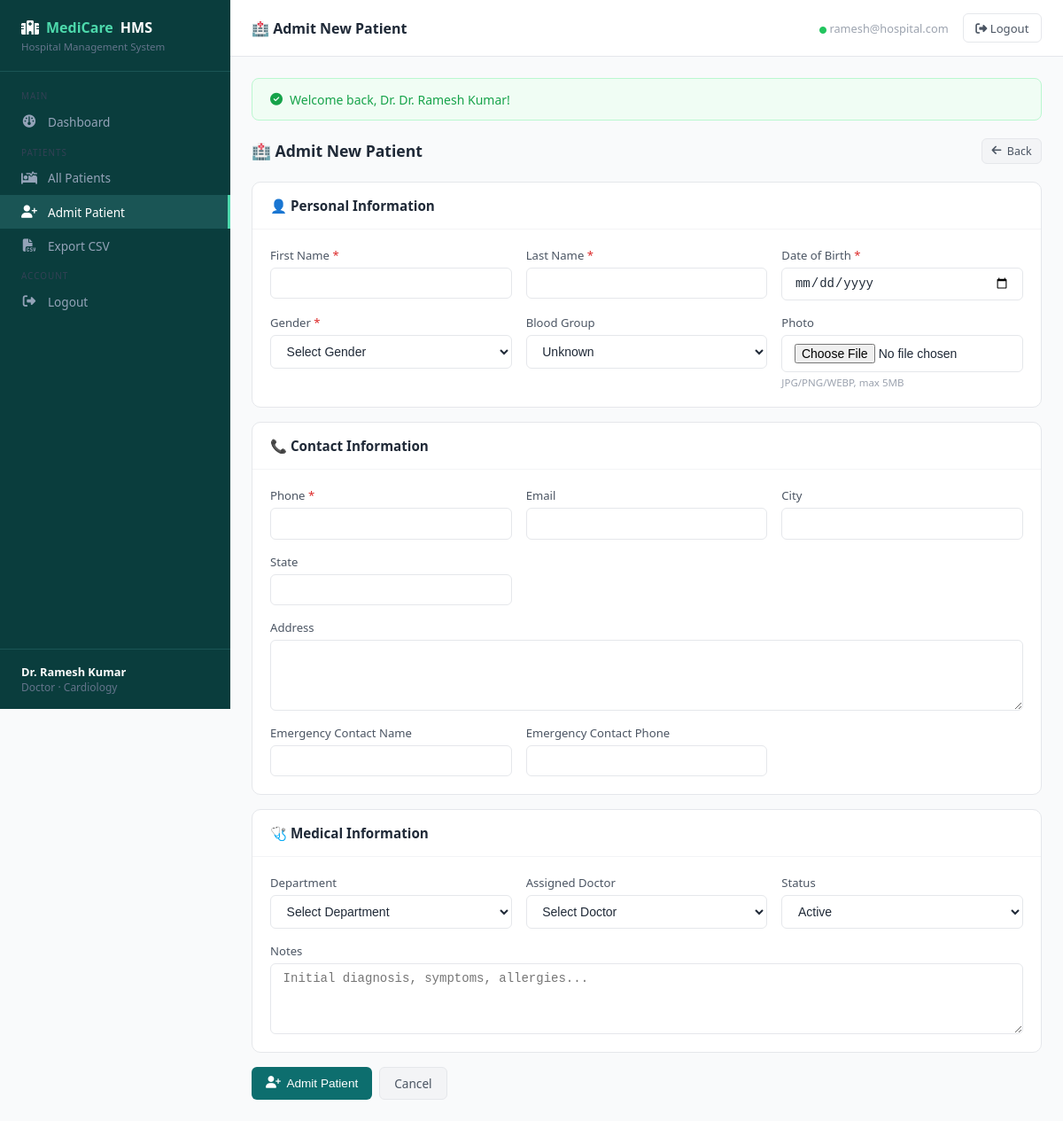
The app's page /patients/create (signed in) with its own data.
### tables this page shows
CREATE TABLE IF NOT EXISTS users (
    id INT AUTO_INCREMENT PRIMARY KEY,
    name VARCHAR(100) NOT NULL,
    email VARCHAR(150) NOT NULL UNIQUE,
    password VARCHAR(255) NOT NULL,
    role ENUM('admin', 'doctor', 'receptionist') DEFAULT 'receptionist',
    specialization VARCHAR(100) DEFAULT NULL,
    phone VARCHAR(20) DEFAULT NULL,
    is_active TINYINT(1) DEFAULT 1,
    created_at TIMESTAMP DEFAULT CURRENT_TIMESTAMP,
    updated_at TIMESTAMP DEFAULT CURRENT_TIMESTAMP ON UPDATE CURRENT_TIMESTAMP
);

### controllers/PatientController.php (called while the page is built, shortened)
<?php
class PatientController {
    private PDO     $db;
    public function __construct() { $this->model=new Patient(); $this->db=Database::getInstance(); }
    public function create(): void {
        $doctors = $this->db->query("SELECT * FROM users WHERE role='doctor' AND is_active=1 ORDER BY name")->fetchAll();
        $errors  = $_SESSION['form_errors']??[]; $old=$_SESSION['form_old']??[];
        require __DIR__.'/../views/patients/create.php';
    }
}

### middleware/Auth.php (called while the page is built, shortened)
<?php
class Auth {
    public static function check(): bool  { return isset($_SESSION['user_id']); }
    public static function user(): ?array { return $_SESSION['user'] ?? null; }
    public static function role(): string { return $_SESSION['user']['role'] ?? 'receptionist'; }
    public static function isDoctor(): bool { return in_array(self::role(), ['admin','doctor']); }
    public static function canEdit(): bool  { return in_array(self::role(), ['admin','doctor','receptionist']); }
}

### config/database.php (called while the page is built, shortened)
<?php
class Database {
    private static ?PDO $instance = null;
    private static array $env = [];
    public static function getInstance(): PDO {
        if (self::$instance === null) {
            $e = self::$env;
            $dsn = "mysql:host={$e['DB_HOST']};port={$e['DB_PORT']};dbname={$e['DB_NAME']};charset=utf8mb4";
            try {
                self::$instance = new PDO($dsn, $e['DB_USER'], $e['DB_PASS'], [
                    PDO::ATTR_ERRMODE            => PDO::ERRMODE_EXCEPTION,
                    PDO::ATTR_DEFAULT_FETCH_MODE => PDO::FETCH_ASSOC,
                    PDO::ATTR_EMULATE_PREPARES   => false,
                ]);
            } catch (PDOException $ex) {
                die('<div style="font-family:sans-serif;padding:2rem;color:#dc2626;">
                    <h2>⚠️ Database Connection Failed</h2>
                    <p>Please check your <strong>.env</strong> file settings.</p>
                    <code>' . htmlspecialchars($ex->getMessage()) . '</code>
                </div>');
            }
        }
        return self::$instance;
    }
    private static function loadEnv(): void {
        $file = __DIR__ . '/../.env';
        if (!file_exists($file)) {
            self::$env = ['DB_HOST'=>'localhost','DB_PORT'=>'3306','DB_NAME'=>'hospital_mgmt','DB_USER'=>'root','DB_PASS'=>''];
            return;
        }
    }
}

### config/app.php (called while the page is built, shortened)
<?php
function getFlash(): ?array {
    $f = $_SESSION['flash']; unset($_SESSION['flash']); return $f;
}
function e(mixed $v): string { return htmlspecialchars((string)($v??''), ENT_QUOTES, 'UTF-8'); }

### views/patients/create.php (the view, shortened to what this page needs)
<?php $pageTitle='Admit New Patient'; require __DIR__.'/../partials/header.php';?>
<div style="max-width:900px">
  <div class="flex justify-between items-center" style="margin-bottom:1.25rem">
    <h2 style="font-size:1.1rem;font-weight:600">🏥 Admit New Patient</h2>
    <a href="<?=BASE_URL?>/patients" class="btn btn-secondary btn-sm"><i class="fa fa-arrow-left"></i> Back</a>
  </div>
  <form method="POST" action="<?=BASE_URL?>/patients/store" enctype="multipart/form-data">
    <div class="card" style="margin-bottom:1rem">
      <div class="card-header"><span class="card-title">👤 Personal Information</span></div>
      <div class="card-body">
        <div class="form-grid">
          <div class="form-group">
            <label>First Name <span class="req">*</span></label>
            <input type="text" name="first_name" value="<?=e($old['first_name']??'')?>" class="<?=isset($errors['first_name'])?'is-invalid':''?>" required>
          </div>
          <div class="form-group">
            <label>Last Name <span class="req">*</span></label>
            <input type="text" name="last_name" value="<?=e($old['last_name']??'')?>" class="<?=isset($errors['last_name'])?'is-invalid':''?>" required>
          </div>
          <div class="form-group">
            <label>Date of Birth <span class="req">*</span></label>
            <input type="date" name="date_of_birth" value="<?=e($old['date_of_birth']??'')?>" class="<?=isset($errors['date_of_birth'])?'is-invalid':''?>" required>
          </div>
          <div class="form-group">
            <label>Gender <span class="req">*</span></label>
            <select name="gender" class="<?=isset($errors['gender'])?'is-invalid':''?>" required>
              <option value="">Select Gender</option>
            </select>
          </div>
          <div class="form-group">
            <label>Blood Group</label>
            <select name="blood_group">
              <?php foreach(['Unknown','A+','A-','B+','B-','AB+','AB-','O+','O-'] as $bg):?>
              <option value="<?=$bg?>" <?=($old['blood_group']??'Unknown')===$bg?'selected':''?>><?=$bg?></option>
              <?php endforeach;?>
            </select>
          </div>
          <div class="form-group">
            <label>Photo</label>
            <input type="file" name="photo" accept="image/jpeg,image/png,image/webp">
            <span style="font-size:.72rem;color:var(--gray-400)">JPG/PNG/WEBP, max 5MB</span>
          </div>
        </div>
      </div>
    </div>
    <div class="card" style="margin-bottom:1rem">
      <div class="card-header"><span class="card-title">📞 Contact Information</span></div>
      <div class="card-body">
        <div class="form-grid">
          <div class="form-group">
            <label>Phone <span class="req">*</span></label>
            <input type="tel" name="phone" value="<?=e($old['phone']??'')?>" class="<?=isset($errors['phone'])?'is-invalid':''?>" required>
          </div>
          <div class="form-group">
            <label>Email</label>
            <input type="email" name="email" value="<?=e($old['email']??'')?>" class="<?=isset($errors['email'])?'is-invalid':''?>">
          </div>
          <div class="form-group">
            <label>City</label>
            <input type="text" name="city" value="<?=e($old['city']??'')?>">
          </div>
          <div class="form-group">
            <label>State</label>
            <input type="text" name="state" value="<?=e($old['state']??'')?>">
          </div>
          <div class="form-group full">
            <label>Address</label>
            <textarea name="address"><?=e($old['address']??'')?></textarea>
          </div>
          <div class="form-group">
            <label>Emergency Contact Name</label>
            <input type="text" name="emergency_contact_name" value="<?=e($old['emergency_contact_name']??'')?>">
          </div>
          <div class="form-group">
            <label>Emergency Contact Phone</label>
            <input type="tel" name="emergency_contact_phone" value="<?=e($old['emergency_contact_phone']??'')?>">
          </div>
        </div>
      </div>
    </div>
    <div class="card" style="margin-bottom:1rem">
      <div class="card-header"><span class="card-title">🩺 Medical Information</span></div>
      <div class="card-body">
        <div class="form-grid">
          <div class="form-group">
            <label>Department</label>
            <select name="department_id">
              <option value="">Select Department</option>
            </select>
          </div>
          <div class="form-group">
            <label>Assigned Doctor</label>
            <select name="assigned_doctor_id">
              <option value="">Select Doctor</option>
            </select>
          </div>
          <div class="form-group">
            <label>Status</label>
            <select name="status">
              <?php foreach(['active'=>'Active','critical'=>'Critical','under_observation'=>'Under Observation'] as $v=>$l):?>
              <option value="<?=$v?>" <?=($old['status']??'active')===$v?'selected':''?>><?=$l?></option>
              <?php endforeach;?>
            </select>
          </div>
          <div class="form-group full">
            <label>Notes</label>
            <textarea name="notes" placeholder="Initial diagnosis, symptoms, allergies..."><?=e($old['notes']??'')?></textarea>
          </div>
        </div>
      </div>
    </div>
    <div class="flex gap-2">
      <button type="submit" class="btn btn-primary"><i class="fa fa-user-plus"></i> Admit Patient</button>
      <a href="<?=BASE_URL?>/patients" class="btn btn-secondary">Cancel</a>
    </div>
  </form>
</div>
<?php require __DIR__.'/../partials/footer.php';?>

### views/partials/header.php (shortened to what this page needs)
<!DOCTYPE html>
<html lang="en">
<head>
<link rel="stylesheet" href="https://cdnjs.cloudflare.com/ajax/libs/font-awesome/6.4.0/css/all.min.css">
</head>
<body>
<?php if(Auth::check()): ?>
<?php $cp=parse_url($_SERVER['REQUEST_URI'],PHP_URL_PATH); ?>
<aside class="sidebar">
  <div class="sidebar-brand">
    <h1><i class="fa fa-hospital"></i> <span>MediCare</span> HMS</h1>
    <p>Hospital Management System</p>
  </div>
  <nav class="sidebar-nav">
    <div class="nav-label">Main</div>
    <a href="<?=BASE_URL?>/dashboard" class="nav-item <?=str_contains($cp,'dashboard')?'active':''?>"><i class="fa fa-gauge"></i> Dashboard</a>
    <div class="nav-label">Patients</div>
    <a href="<?=BASE_URL?>/patients" class="nav-item <?=str_contains($cp,'patients')&&!str_contains($cp,'create')?'active':''?>"><i class="fa fa-bed-pulse"></i> All Patients</a>
    <?php if(Auth::canEdit()):?>
    <a href="<?=BASE_URL?>/patients/create" class="nav-item <?=str_contains($cp,'create')?'active':''?>"><i class="fa fa-user-plus"></i> Admit Patient</a>
    <?php endif;?>
    <?php if(Auth::isDoctor()):?>
    <a href="<?=BASE_URL?>/patients/export" class="nav-item"><i class="fa fa-file-csv"></i> Export CSV</a>
    <?php endif;?>
    <div class="nav-label">Account</div>
    <a href="<?=BASE_URL?>/logout" class="nav-item"><i class="fa fa-right-from-bracket"></i> Logout</a>
  </nav>
  <div class="sidebar-footer">
    <div class="sname"><?=e(Auth::user()['name'])?></div>
    <div class="srole"><?=e(Auth::role())?> <?=Auth::user()['specialization']?'· '.e(Auth::user()['specialization']):''?></div>
  </div>
</aside>
<?php endif;?>
<div class="main">
  <header class="header">
    <div class="header-title">🏥 <?=e($pageTitle??'MediCare HMS')?></div>
    <?php if(Auth::check()):?>
    <div class="header-right">
      <span style="font-size:.8rem;color:var(--gray-400)"><i class="fa fa-circle" style="color:#22c55e;font-size:.5rem"></i> <?=e(Auth::user()['email'])?></span>
      <a href="<?=BASE_URL?>/logout" class="btn-logout"><i class="fa fa-right-from-bracket"></i> Logout</a>
    </div>
    <?php endif;?>
  </header>
  <div class="content">
    <?php $flash=getFlash(); if($flash):?>
    <div class="flash flash-<?=e($flash['type'])?>"><i class="fa fa-<?=$flash['type']==='success'?'check-circle':'exclamation-circle'?>"></i> <?=e($flash['message'])?></div>
    <?php endif;?>

### views/partials/header.php (style rules this page uses)
*,*::before,*::after { box-sizing:border-box;margin:0;padding:0 }
:root { --primary:#0d6e6e;--primary-dark:#095858;--primary-light:#e6f4f4; --red:#dc2626;--green:#16a34a;--yellow:#d97706;--blue:#2563eb;--purple:#7c3aed; --gray-50:#f9fafb;--gray-100:#f3f4f6;--gray-200:#e5e7eb; --gray-400:#9ca3af;--gray-600:#4b5563;--gray-800:#1f2937; --sidebar:260px;--header:64px; }
body { font-family:'Segoe UI',system-ui,sans-serif;background:var(--gray-50);color:var(--gray-800);display:flex;min-height:100vh }
.sidebar { width:var(--sidebar);background:#0a3d3d;color:#94a3b8;position:fixed;top:0;left:0;height:100vh;display:flex;flex-direction:column;z-index:100 }
.sidebar-brand { padding:1.25rem 1.5rem;border-bottom:1px solid #1a5555 }
.sidebar-brand h1 { color:#fff;font-size:1rem;font-weight:700;display:flex;align-items:center;gap:.5rem }
.sidebar-brand h1 span { color:#4dd9ac }
.sidebar-brand p { font-size:.72rem;color:#64748b;margin-top:.2rem }
.sidebar-nav { flex:1;padding:.75rem 0;overflow-y:auto }
.nav-label { font-size:.62rem;text-transform:uppercase;letter-spacing:.1em;color:#334155;padding:.5rem 1.5rem .2rem }
.nav-item { display:flex;align-items:center;gap:.75rem;padding:.6rem 1.5rem;color:#94a3b8;text-decoration:none;font-size:.85rem;transition:all .15s }
.nav-item:hover,.nav-item.active { background:#1a5555;color:#fff }
.nav-item.active { border-right:3px solid #4dd9ac }
.nav-item i { width:18px;text-align:center;font-size:.9rem }
.sidebar-footer { padding:1rem 1.5rem;border-top:1px solid #1a5555;font-size:.8rem }
.sidebar-footer .sname { color:#fff;font-weight:600 }
.sidebar-footer .srole { color:#64748b;text-transform:capitalize;font-size:.75rem }
.main { margin-left:var(--sidebar);flex:1;display:flex;flex-direction:column;min-height:100vh }
.header { height:var(--header);background:#fff;border-bottom:1px solid var(--gray-200);display:flex;align-items:center;justify-content:space-between;padding:0 1.5rem;position:sticky;top:0;z-index:50 }
.header-title { font-size:1rem;font-weight:600;color:var(--gray-800) }
.header-right { display:flex;align-items:center;gap:1rem }
.btn-logout { background:none;border:1px solid var(--gray-200);padding:.4rem .85rem;border-radius:6px;cursor:pointer;font-size:.82rem;color:var(--gray-600);text-decoration:none;transition:all .15s }
.content { flex:1;padding:1.5rem }
.flash { padding:.85rem 1.25rem;border-radius:8px;margin-bottom:1.25rem;font-size:.875rem;display:flex;align-items:center;gap:.5rem }
.flash-success { background:#f0fdf4;border:1px solid #bbf7d0;color:var(--green) }
.card { background:#fff;border-radius:10px;border:1px solid var(--gray-200) }
.card-header { padding:1rem 1.25rem;border-bottom:1px solid var(--gray-100);display:flex;align-items:center;justify-content:space-between }
.card-body { padding:1.25rem }
.card-title { font-size:.95rem;font-weight:600 }
.btn { display:inline-flex;align-items:center;gap:.4rem;padding:.5rem 1rem;border-radius:6px;font-size:.85rem;font-weight:500;cursor:pointer;border:none;text-decoration:none;transition:all .15s }
.btn-primary { background:var(--primary);color:#fff }
.btn-secondary { background:var(--gray-100);color:var(--gray-600);border:1px solid var(--gray-200) }
.btn-sm { padding:.3rem .65rem;font-size:.78rem }
.form-grid { display:grid;grid-template-columns:repeat(auto-fit,minmax(250px,1fr));gap:1rem }
.form-group { display:flex;flex-direction:column;gap:.3rem }
.form-group.full { grid-column:1/-1 }
label { font-size:.82rem;font-weight:500;color:var(--gray-600) }
label .req { color:var(--red) }
input,select,textarea { padding:.55rem .85rem;border:1px solid var(--gray-200);border-radius:6px;font-size:.875rem;width:100%;transition:border .15s;background:#fff;color:var(--gray-800) }
textarea { resize:vertical;min-height:80px }
.flex { display:flex }
.gap-2 { gap:.5rem }
.items-center { align-items:center }
.justify-between { justify-content:space-between }

### records on screen
users: name "Dr. Ramesh Kumar", specialization "Cardiology", email "ramesh@hospital.com"

### other values on screen
Auth::role() "Doctor"
$pageTitle "Admit New Patient"
$flash['message'] "Welcome back, Dr. Dr. Ramesh Kumar!"
form field blood_group "Unknown"
form field status "Active"
